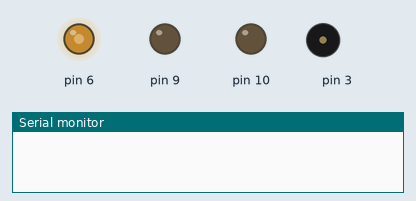
Recording of a sketch running on a simulated Arduino Uno, built with avr-gcc and run on an emulated ATmega328P. Parts: output pins drawn as LEDs (lit = HIGH), buzzer (waves = sounding), the last lines printed to the serial monitor.

Above: at 0.1 s.
At 0.5 s:
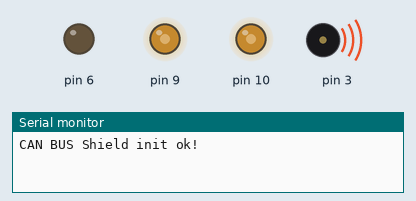
Timing chart, 0 to 2.0 s (numbered marks = the images above):
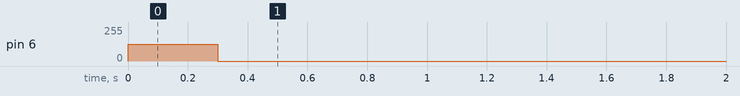

The sketch:

steeringWheel.ino
```cpp
#include <SPI.h>
#include "mcp_can.h"
#include <avr/eeprom.h>

const int SPI_CS_PIN = 5;

MCP_CAN CAN(SPI_CS_PIN);           // Set CS pin

unsigned char len = 0;             // Никуомуненужые переменные
unsigned char buf[8];
int currentAngle = 360 * 2.5;
int wheelOffset;
bool autoMode = false;

int getSteeringAngle() {                   // Получение угла поворота руля
  int resPWM = (analogRead(A0) - wheelOffset) * 2.3;
  return resPWM;
}

void beep(int _delay) {
  analogWrite(6, 127);
  delay(_delay);
  digitalWrite(6, 0);
  delay(150);
}

void setup() {

  beep(300);            // Сигнал запуска

  pinMode(9, OUTPUT);
  pinMode(10, OUTPUT);
  TCCR1A = 0b00000001;            // Установка частоты для эмулятора датчика усилия 3900гц
  TCCR1B = 0b00000010;
  analogWrite(9, 127);            // Остановка усилителя
  analogWrite(10, 127);


  tone(3, 25);                    // Эмулятор тахометра 30гц
  //TCCR2B = 0b00000111;
  //TCCR2A = 0b00000001;
  //analogWrite(3, 157);

  wheelOffset = eeprom_read_word(0); // Считывание нулевого положения руля из eeporn


  Serial.begin(115200);

  while (CAN_OK != CAN.begin(CAN_500KBPS)) {            // init can bus : baudrate = 500k
    Serial.println("CAN BUS Shield init fail");
    Serial.println(" Init CAN BUS Shield again");
    delay(200);
  }
  Serial.println("CAN BUS Shield init ok!");

  CAN.init_Mask(0, 0, 0x3ff); // Фильтрция сообщений
  CAN.init_Mask(1, 0, 0x3ff);

  CAN.init_Filt(0, 0, 0x01);  // запрос на получение угла поворота
  CAN.init_Filt(1, 0, 0x03);  // запрос управление ЭУРом
  CAN.init_Filt(2, 0, 0x04);  // запрос на обновление крайнего положения руля
  CAN.init_Filt(3, 0, 0x05);  // принудительная установка напряжения ЭУРа
}

void loop() {
  if (CAN_MSGAVAIL == CAN.checkReceive()) {     // Прорверка получения данных

    CAN.readMsgBuf(&len, buf);    // read data

    if (CAN.getCanId() == 0x01) {               // Зпарос на отправку текущего положения руля
      int angle = getSteeringAngle();
      byte *tempBuf = (byte*)&angle;
      CAN.sendMsgBuf(2, 0, 2, tempBuf);
    }

    if (CAN.getCanId() == 0x03) {               // Запрос на установку положения руля
      autoMode = true;
      currentAngle = (buf[1] << 8) + buf[0];
    }

    if (CAN.getCanId() == 0x04) {               // Запрос на калибровку положения руля
      analogWrite(9, 127);
      analogWrite(10, 127);

      beep(300);
      delay(15000);
      int leftBoundary = analogRead(A0);    // Считывание крайнего левого положения

      beep(300);
      beep(300);
      delay(15000);
      int rightBoundary = analogRead(A0);   // Считывание крайнего правого положения

      beep(300);
      beep(300);
      beep(300);

      int result = (leftBoundary + rightBoundary) / 2; // Простой и надежный алгоритм калибровки и определения нуля по двум крайним точкам (ПиНАКиОНпДКТ)

      eeprom_update_word(0, result);        // Запись среднего положения руля в eeporn
      wheelOffset = eeprom_read_word(0);
    }

    if (CAN.getCanId() == 0x05) {               // Ручная установка напряжения на усилителе
      autoMode = false;
      analogWrite(10, buf[0]);
      analogWrite(9, 255 - buf[0]);

      int difference = 127 + int(10.0 * sqrt(610 - abs(getSteeringAngle())) * (buf[0] - 127) / 127.0);
      Serial.println(difference);
      if (difference > 200)
        difference = 200;
      if (difference < 55)
        difference = 55;

      analogWrite(10, difference);
      analogWrite(9, 255 - difference);
    }
  }

  if (autoMode) {                               // Поддержание угла поворота руля
    int difference = 127 + int(10.0 * sqrt(abs(currentAngle - getSteeringAngle())));
    Serial.println(difference);
    if (difference > 200)
      difference = 200;

    if (currentAngle > getSteeringAngle()) {
      analogWrite(9, 255 - difference);
      analogWrite(10, difference);
    }
    else {
      analogWrite(9, difference);
      analogWrite(10, 255 - difference);
    }
  }
}
```
